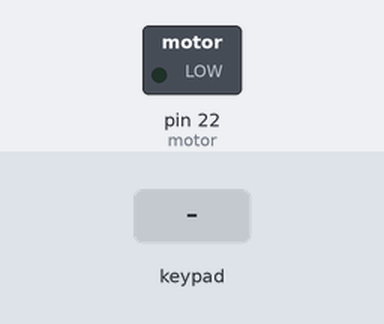
A sketch run on a simulated Arduino Mega 2560, built with avr-gcc and run on an emulated ATmega2560. On the bench: switched loads named in the sketch (green lamp = pin HIGH). Wiring (inferred from the names in the program): 4×3 keypad with keys 1 2 3 4 5 6 7 8 9 * 0 #: rows pin 7, pin 2, pin 3, pin 5; columns pin 4, pin 6, pin 8. The test bench sets the inputs (shaded band). Pins used as bus, display or sensor lines are not drawn.

Above: at 1.2 s.
1.3 s: key '2' pressed
At 2.2 s:
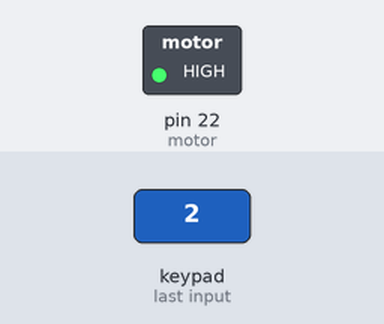
2.9 s: key '3' pressed
At 3.4 s:
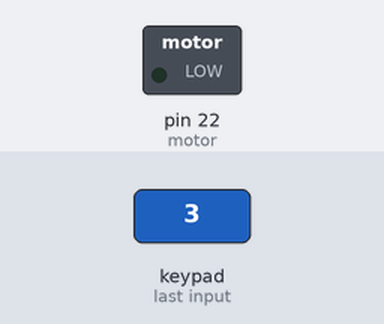
Timing chart, 0 to 5.9 s (numbered marks = the images above; inputs shaded):
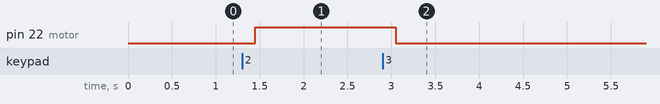

Measured:
- after the input at 1.3 s, pin 22 (motor): LOW → HIGH after 0.15 s
- after the input at 2.9 s, pin 22 (motor): HIGH → LOW after 0.15 s

The sketch:

senha.ino
```cpp
const int numLinhas = 4;
const int numColunas = 3;
const int debounce = 20;
const char teclado[numLinhas][numColunas] = {
{'1','2','3'},
{'4','5','6'},
{'7','8','9'},
{'*','0','#'}};
const int PinosLINHAS[numLinhas] = { 7, 2, 3, 5};
const int PinosCOLUNAS[numColunas] = { 6, 8, 4};
const char kNADA = 0;
const int motor = 22;
void setup(){
for(int linha = 0; linha < numLinhas; linha++){
pinMode(PinosLINHAS[linha], INPUT);
digitalWrite(PinosLINHAS[linha], HIGH); //habilita pull-up
}
for(int coluna = 0; coluna < numColunas; coluna++){
pinMode(PinosCOLUNAS[coluna], OUTPUT);
digitalWrite(PinosCOLUNAS[coluna], HIGH);
}
pinMode(motor,OUTPUT);
}
void loop(){
char tecla = TeclaPressionada();
if(tecla != kNADA){
if(tecla == '1'){
  digitalWrite(motor,HIGH);
}
 if(tecla =='2'){
  digitalWrite(motor,LOW);
  }
 }
}

char TeclaPressionada(){
char tecla = kNADA;
boolean achou = false;
for(int coluna = 0; coluna < numColunas; coluna++){
digitalWrite(PinosCOLUNAS[coluna], LOW);
for(int linha = 0; linha < numLinhas; linha++){
if(digitalRead(PinosLINHAS[linha]) == LOW){
delay(debounce);
}
if(digitalRead(PinosLINHAS[linha]) == LOW){
while(digitalRead(PinosLINHAS[linha]) != HIGH);
tecla = teclado[linha][coluna];
achou = true;
break;
}
}
digitalWrite(PinosCOLUNAS[coluna], HIGH);
if(achou){
break;
}
}
return tecla;
} //fim do código
```
